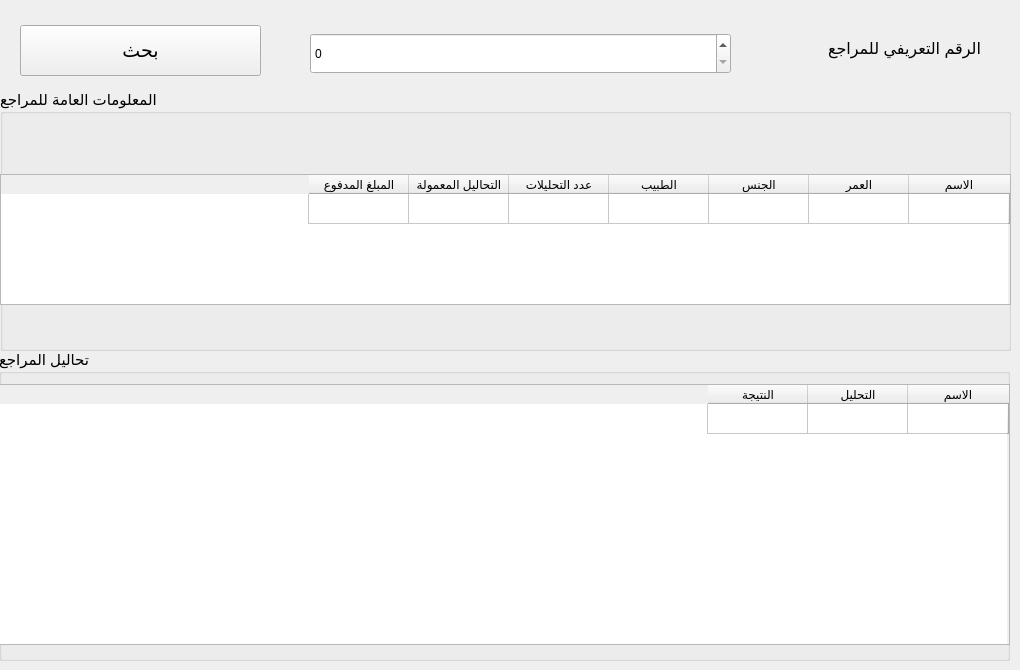
      <widget class="QWidget" name="tab_18">
       <attribute name="title">
        <string>معلومات المراجع</string>
       </attribute>
       <widget class="QLabel" name="label_53">
        <property name="geometry">
         <rect>
          <x>780</x>
          <y>23</y>
          <width>201</width>
          <height>51</height>
         </rect>
        </property>
        <property name="font">
         <font>
          <family>Segoe UI</family>
          <pointsize>12</pointsize>
          <weight>50</weight>
          <bold>false</bold>
         </font>
        </property>
        <property name="text">
         <string>الرقم التعريفي للمراجع</string>
        </property>
       </widget>
       <widget class="QPushButton" name="pushButton_29">
        <property name="geometry">
         <rect>
          <x>20</x>
          <y>25</y>
          <width>241</width>
          <height>51</height>
         </rect>
        </property>
        <property name="font">
         <font>
          <family>Segoe UI</family>
          <pointsize>14</pointsize>
         </font>
        </property>
        <property name="text">
         <string>بحث</string>
        </property>
       </widget>
       <widget class="QGroupBox" name="groupBox_10">
        <property name="geometry">
         <rect>
          <x>0</x>
          <y>90</y>
          <width>1011</width>
          <height>261</height>
         </rect>
        </property>
        <property name="font">
         <font>
          <family>Segoe UI</family>
          <pointsize>11</pointsize>
         </font>
        </property>
        <property name="title">
         <string>المعلومات العامة للمراجع</string>
        </property>
        <widget class="QTableWidget" name="tableWidget_4">
         <property name="geometry">
          <rect>
           <x>0</x>
           <y>84</y>
           <width>1011</width>
           <height>131</height>
          </rect>
         </property>
         <property name="font">
          <font>
           <pointsize>9</pointsize>
          </font>
         </property>
         <property name="layoutDirection">
          <enum>Qt::RightToLeft</enum>
         </property>
         <row>
          <property name="text">
           <string/>
          </property>
         </row>
         <column>
          <property name="text">
           <string>الاسم</string>
          </property>
         </column>
         <column>
          <property name="text">
           <string>العمر</string>
          </property>
         </column>
         <column>
          <property name="text">
           <string>الجنس</string>
          </property>
         </column>
         <column>
          <property name="text">
           <string>الطبيب</string>
          </property>
         </column>
         <column>
          <property name="text">
           <string>عدد التحليلات</string>
          </property>
         </column>
         <column>
          <property name="text">
           <string>التحاليل المعمولة</string>
          </property>
         </column>
         <column>
          <property name="text">
           <string>المبلغ المدفوع</string>
          </property>
         </column>
        </widget>
       </widget>
       <widget class="QSpinBox" name="spinBox_2">
        <property name="geometry">
         <rect>
          <x>310</x>
          <y>33</y>
          <width>421</width>
          <height>41</height>
         </rect>
        </property>
        <property name="maximum">
         <number>1000000000</number>
        </property>
       </widget>
       <widget class="QGroupBox" name="groupBox_11">
        <property name="geometry">
         <rect>
          <x>-1</x>
          <y>350</y>
          <width>1011</width>
          <height>311</height>
         </rect>
        </property>
        <property name="font">
         <font>
          <family>Segoe UI</family>
          <pointsize>11</pointsize>
         </font>
        </property>
        <property name="title">
         <string>تحاليل المراجع</string>
        </property>
        <widget class="QTableWidget" name="tableWidget_9">
         <property name="geometry">
          <rect>
           <x>0</x>
           <y>34</y>
           <width>1011</width>
           <height>261</height>
          </rect>
         </property>
         <property name="font">
          <font>
           <pointsize>9</pointsize>
          </font>
         </property>
         <property name="layoutDirection">
          <enum>Qt::RightToLeft</enum>
         </property>
         <row>
          <property name="text">
           <string/>
          </property>
         </row>
         <column>
          <property name="text">
           <string>الاسم</string>
          </property>
         </column>
         <column>
          <property name="text">
           <string>التحليل</string>
          </property>
         </column>
         <column>
          <property name="text">
           <string>النتيجة</string>
          </property>
         </column>
        </widget>
       </widget>
      </widget>
